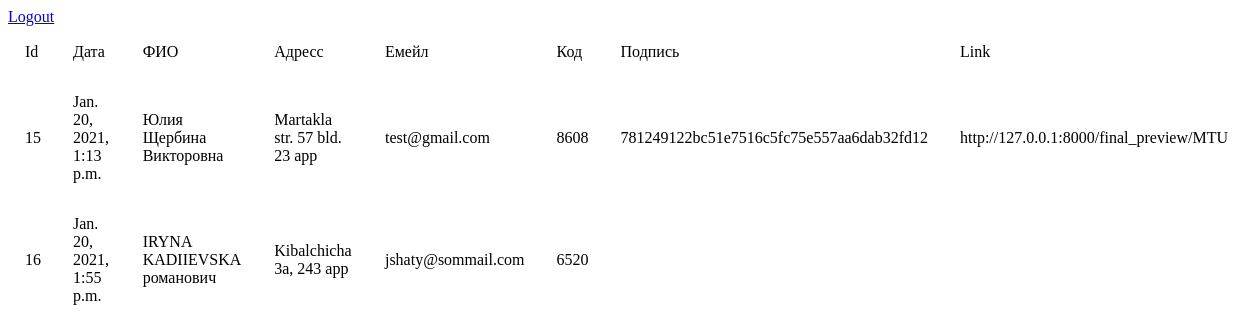
The app's page /form_details/20/ (signed in), older data.
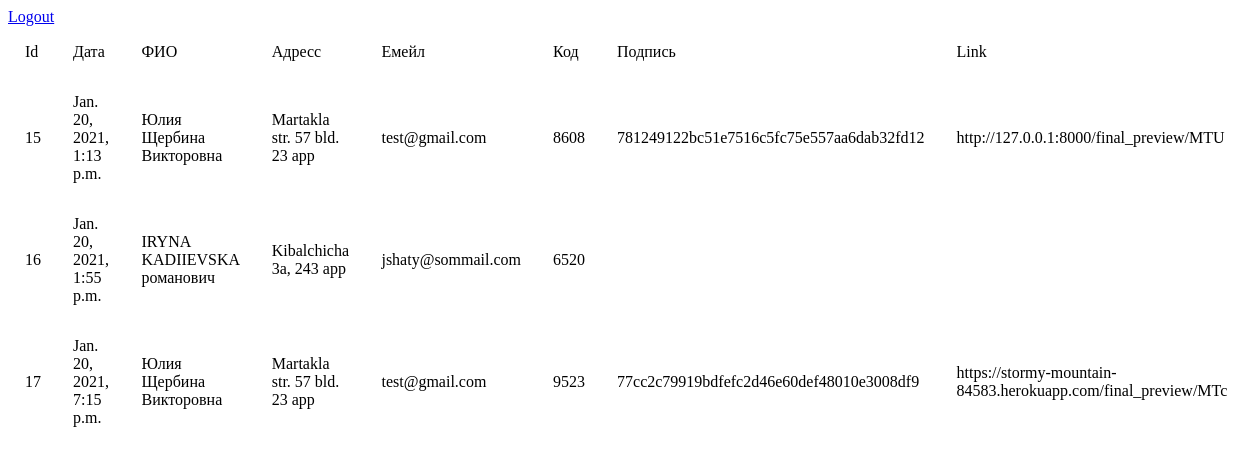
The same page, newer data.
### form/models.py (models this page shows)
class Application(models.Model):
    form = models.ForeignKey(Form, on_delete=models.CASCADE, related_name='application')
    title = models.CharField(max_length=255)
    user = models.ForeignKey(User, on_delete=models.SET_NULL, related_name='user', null=True)
    text = models.TextField()
    key = models.CharField(max_length=4)
    signature = models.CharField(max_length=255, blank=True)
    date = models.DateTimeField()
    link = models.CharField(max_length=255, blank=True)

class UserInfo(models.Model):
    user = models.ForeignKey(User, on_delete=models.CASCADE, related_name='user_info')
    first_name = models.CharField(max_length=255)
    last_name = models.CharField(max_length=255)
    fathers_name = models.CharField(max_length=255)
    address = models.CharField(max_length=255)

### form/views.py (the view)
# urls.py: path('form_details/<id>/', views.form_details, name='form_details'),
@login_required
def form_details(request, id):
    if request.user.is_staff:
        applications = Application.objects.filter(form_id=id)
        details = []
        for application in applications:
            user = UserInfo.objects.get(user_id=application.user_id)
            user1 = User.objects.get(id=application.user_id)
            detail = {
                "id": application.id,
                "date": application.date,
                "user_name_details": '{} {} {}'.format(user.first_name, user.last_name, user.fathers_name),
                "address": user.address,
                'email': user1.email,
                "key": application.key,
                "signature": application.signature,
                "link": application.link
            }
            details.append(detail)
        return render(request, 'form/form_details.html', {'details': details})
    else:
        return HttpResponse("u r not admin")

### form/templates/form/form_details.html (shortened to what this page needs)
{% extends "form/layout.html" %}
{% block body %}
<div >
    <div>
        <table >
            <thead>
                <tr>
                    <td>Id</td>
                    <td>Дата</td>
                    <td>ФИО</td>
                    <td>Адресс</td>
                    <td>Емейл</td>
                    <td>Код</td>
                    <td>Подпись</td>
                    <td>Link</td>
                </tr>
            </thead>
            {% for detail in details %}
            <tr>
                <td>{{ detail.id }}</td>
                <td>{{ detail.date }}</td>
                <td>{{ detail.user_name_details }}</td>
                <td>{{ detail.address }}</td>
                <td>{{ detail.email }}</td>
                <td>{{ detail.key }}</td>
                <td>{{ detail.signature }}</td>
                <td>{{ detail.link }}</td>
            </tr>
            {% endfor %}
        </table>
    </div>
</div>
{% endblock %}

### form/templates/form/layout.html (shortened to what this page needs)
<!DOCTYPE html>
{% load static %}
<html>
    <head>
        <link href="{% static 'css/styles.css' %}" type="text/css" rel="stylesheet">
    </head>
    <header>
        {% if request.user.is_authenticated %}
            <a href="{% url 'logout' %}">Logout</a>
        {% else %}
            <a href="{% url 'login' %}">Login</a>
        {% endif %}
    </header>
    <body >
        {% block body %} {% endblock %}
    </body>
</html>

### form/static/css/styles.css (style rules this page uses)
th, td { padding: 15px; }

Row changes from the older to the newer data that the page shows:
added Application: date "Jan. 20, 2021, 7:15 p.m.", key "9523", signature "77cc2c79919bdfefc2d46e60def48010e3008df9", link "https://stormy-mountain-84583.herokuapp.com/final_preview/MTc"
Text that changed along with them:
new list line: "17 Юлия Щербина Викторовна"
new list line: "Martakla str. 57 bld. 23 app"
new list line: "test@gmail.com"
